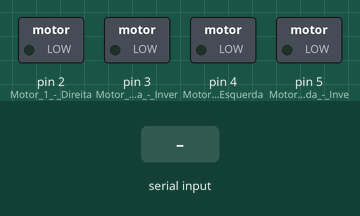
Simulated run of this sketch. Board: Arduino Uno, built with avr-gcc and run on an emulated ATmega328P. Parts: switched loads named in the sketch (green lamp = pin HIGH). The test bench sets the inputs (shaded band).

Above: at 1.2 s.
1.3 s: "F" received over Serial
At 1.7 s:
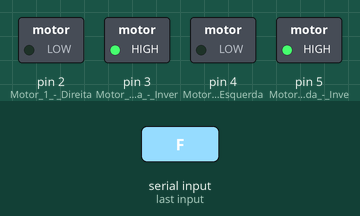
2.8 s: "B" received over Serial
At 4.0 s:
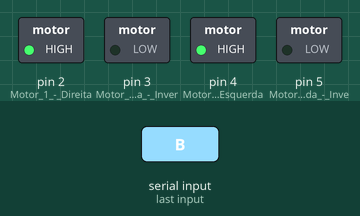
4.3 s: "L" received over Serial
At 5.2 s:
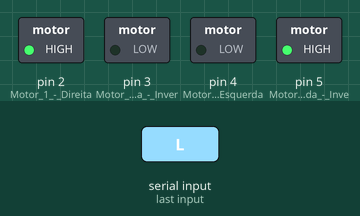
5.8 s: "R" received over Serial
At 6.3 s:
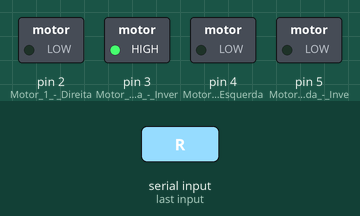
7.3 s: "S" received over Serial
At 8.6 s:
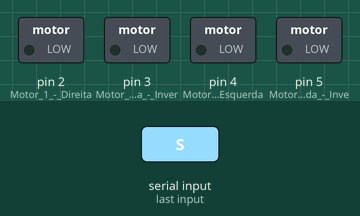
Timing chart, 0 to 9.8 s (numbered marks = the images above; inputs shaded):
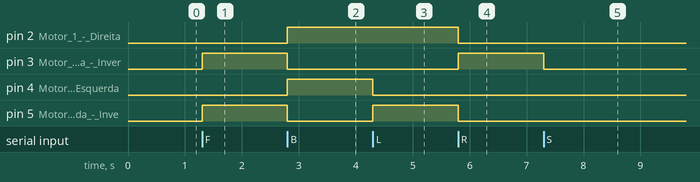

Measured:
- after the input at 1.3 s, pin 3 (Motor_1_-_Direita_-_Inver), pin 5 (Motor_2_-_Esquerda_-_Inve): LOW → HIGH at once
- after the input at 2.8 s, pin 2 (Motor_1_-_Direita), pin 4 (Motor_2_-_Esquerda): LOW → HIGH at once; pin 3 (Motor_1_-_Direita_-_Inver), pin 5 (Motor_2_-_Esquerda_-_Inve): HIGH → LOW at once
- after the input at 4.3 s, pin 4 (Motor_2_-_Esquerda): HIGH → LOW at once; pin 5 (Motor_2_-_Esquerda_-_Inve): LOW → HIGH at once
- after the input at 5.8 s, pin 2 (Motor_1_-_Direita), pin 5 (Motor_2_-_Esquerda_-_Inve): HIGH → LOW at once; pin 3 (Motor_1_-_Direita_-_Inver): LOW → HIGH at once
- after the input at 7.3 s, pin 3 (Motor_1_-_Direita_-_Inver): HIGH → LOW at once

The sketch:

CONTROLE_CARRO_BLUETOOTH.ino
```cpp
char caracter;
void setup() {
  Serial.begin(9600);
  pinMode(2, OUTPUT); // Motor 1 - Direita
  pinMode(3, OUTPUT); // Motor 1 - Direita - Inverte sentido
  pinMode(4, OUTPUT); // Motor 2 - Esquerda
  pinMode(5, OUTPUT); // Motor 2 - Esquerda - Inverte sentido
}

void loop() {
  caracter = Serial.read();
  if (caracter == 'F') { // Para frente
    digitalWrite(2, LOW);
    digitalWrite(3, HIGH);
    digitalWrite(4, LOW);
    digitalWrite(5, HIGH);
  }
  if (caracter == 'B') { // Re
    digitalWrite(2, HIGH);
    digitalWrite(3, LOW);
    digitalWrite(4, HIGH);
    digitalWrite(5, LOW);
  }
  if (caracter == 'L') { // Para esquerda
    digitalWrite(2, HIGH);
    digitalWrite(3, LOW);
    digitalWrite(4, LOW);
    digitalWrite(5, HIGH);
  }
  if (caracter == 'R') { // Para direita
    digitalWrite(2, LOW);
    digitalWrite(3, HIGH);
    digitalWrite(4, LOW);
    digitalWrite(5, LOW);
  }
  if (caracter == 'S') { // Parar
    digitalWrite(2, LOW);
    digitalWrite(3, LOW);
    digitalWrite(4, LOW);
    digitalWrite(5, LOW);
  }
}
```
